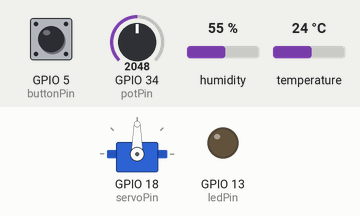
Simulated run of this sketch. Board: ESP32. Parts: servo, output pins drawn as LEDs (lit = HIGH). Dashed ring = blinking. The inputs (shaded band) are chosen by the test bench; at power-on: temperature 24 °C, GPIO 5 (buttonPin) HIGH, GPIO 34 (potPin) = 2048, humidity 55 %. What the sketch prints to the serial monitor is not drawn.

Above: at 3.8 s.
3.9 s: temperature set to 37.3 °C
10.1 s: temperature set to 38.1 °C
At 11.8 s:
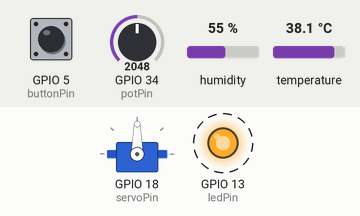
16.3 s: GPIO 5 (buttonPin) pulled LOW for 2.5 s
20.3 s: GPIO 5 (buttonPin) pulled LOW for 2.5 s
At 22.0 s:
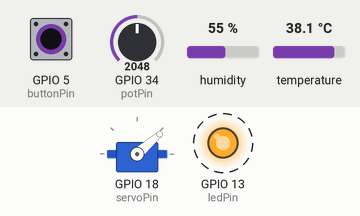
26.7 s: temperature set to 12 °C
29.5 s: temperature set to 41 °C
At 30.0 s:
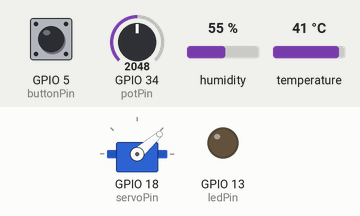
Timing chart, 0 to 32.5 s (numbered marks = the images above; inputs shaded):
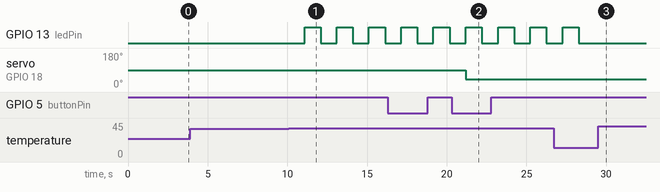

Measured:
- the behaviour switches between 37.6 and 37.7 °C on temperature (found by bisection; images 0 and 1)
- after the input at 3.9 s, every drawn part: stays the same
- after the input at 20.3 s, servo on GPIO 18 (servoPin): 90° → 41° after 0.90 s
- after the input at 29.5 s, every drawn part: stays the same
- by itself, GPIO 13 (ledPin): alternates HIGH for 1.0 s and LOW for 1.0 s

The sketch:

LLABORES_Embedded_Midterm_Exam.ino
```cpp
#include <DHT.h>
#include <ESP32Servo.h>

// === Pin setup ===
#define DHTPIN 4              // DHT22 sensor connected to pin 4
#define DHTTYPE DHT22         // DHT sensor type

DHT dht(DHTPIN, DHTTYPE);     // Create DHT object

const int ledPin = 13;        // LED pin
const int buttonPin = 5;      // Button pin
const int potPin = 34;        // Potentiometer pin (analog)
const int servoPin = 18;      // Servo motor pin

const float tempThreshold = 32; // Lowered temperature limit
const float hysteresis = 0.2;     // Smaller hysteresis for quicker switching

Servo myServo;               // Servo object

// === Moving average setup ===
#define TEMP_HISTORY 10      // Number of temperature samples
float tempReadings[TEMP_HISTORY];
int tempIndex = 0;

// === LED blinking ===
unsigned long previousMillis = 0;
const unsigned long blinkInterval = 500;
bool ledState = false;
bool overheating = false;

// === Mode switching ===
volatile int mode = 0;                 // Current mode (0, 1, 2)
unsigned long lastDebounceTime = 0;    // Last button press time
const unsigned long debounceDelay = 200; // Debounce delay

// Change mode when button is pressed
void IRAM_ATTR changeMode() {
  if ((millis() - lastDebounceTime) > debounceDelay) {
    mode = (mode + 1) % 3;            // Go to next mode
    lastDebounceTime = millis();
  }
}

void setup() {
  Serial.begin(115200);       // Start serial monitor
  dht.begin();                // Start DHT sensor
  myServo.attach(servoPin);   // Attach servo motor

  pinMode(ledPin, OUTPUT);           // Set LED as output
  pinMode(buttonPin, INPUT_PULLUP);  // Set button with pull-up

  attachInterrupt(digitalPinToInterrupt(buttonPin), changeMode, FALLING); // Interrupt on button press

  // Fill temp readings with 0
  for (int i = 0; i < TEMP_HISTORY; i++) {
    tempReadings[i] = 0;
  }

  Serial.println("System Ready ✅");
}

void loop() {
  static unsigned long lastReadTime = 0;
  unsigned long currentMillis = millis();

  // Read sensor every 1 second
  if (currentMillis - lastReadTime >= 1000) {
    lastReadTime = currentMillis;

    float temp = dht.readTemperature();
    float humidity = dht.readHumidity();

    // Check if sensor failed
    if (isnan(temp) || isnan(humidity)) {
      Serial.println("❌ Sensor Read Failure!");
      return;
    }

    // === Apply moving average to temperature ===
    tempReadings[tempIndex] = temp;
    tempIndex = (tempIndex + 1) % TEMP_HISTORY;

    float avgTemp = 0;
    for (int i = 0; i < TEMP_HISTORY; i++) {
      avgTemp += tempReadings[i];
    }
    avgTemp /= TEMP_HISTORY;

    float heatIndex = dht.computeHeatIndex(temp, humidity, false);

    // Check if overheating
    if (avgTemp > tempThreshold + hysteresis) {
      overheating = true;
    } else if (avgTemp < tempThreshold - hysteresis) {
      overheating = false;
    }

    // Blink LED if overheating
    if (overheating) {
      if (currentMillis - previousMillis >= blinkInterval) {
        previousMillis = currentMillis;
        ledState = !ledState;
        digitalWrite(ledPin, ledState ? HIGH : LOW);
      }
    } else {
      digitalWrite(ledPin, LOW);
    }

    // Debug Output
    Serial.println("----------");
    Serial.printf("🌡 Raw Temp: %.2f °C\n", temp);
    Serial.printf("🌡 Avg Temp: %.2f °C\n", avgTemp);
    Serial.printf("🚨 Overheating: %s\n", overheating ? "YES" : "NO");

    switch (mode) {
      case 0:
        Serial.println("📘 Mode 0: Temperature Only");
        break;

      case 1:
        Serial.println("📗 Mode 1: Temp + Humidity + Heat Index");
        Serial.printf("💧 Humidity: %.2f %%\n", humidity);
        Serial.printf("🔥 Heat Index: %.2f °C\n", heatIndex);
        break;

      case 2:
        Serial.println("📙 Mode 2: Potentiometer Controls Servo");
        int potValue = analogRead(potPin);
        int servoAngle = map(potValue, 0, 2640, 180, 0);  // Adjust if your ADC range is different
        myServo.write(servoAngle);
        Serial.printf("🎚 Pot: %d -> Servo Angle: %d°\n", potValue, servoAngle);
        break;
    }
  }

  delay(50);  // Small delay for smoother loop
}
```
